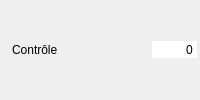
       <widget class="QWidget" name="widget_controle" native="true">
        <property name="minimumSize">
         <size>
          <width>200</width>
          <height>26</height>
         </size>
        </property>
        <layout class="QHBoxLayout" name="horizontalLayout_11">
         <property name="spacing">
          <number>2</number>
         </property>
         <property name="leftMargin">
          <number>3</number>
         </property>
         <property name="topMargin">
          <number>3</number>
         </property>
         <property name="rightMargin">
          <number>3</number>
         </property>
         <property name="bottomMargin">
          <number>3</number>
         </property>
         <item>
          <widget class="QLabel" name="label_21">
           <property name="text">
            <string/>
           </property>
           <property name="pixmap">
            <pixmap resource="../images/images.qrc">:/Aptitudes/controle.png</pixmap>
           </property>
          </widget>
         </item>
         <item>
          <widget class="QLabel" name="label_controle">
           <property name="text">
            <string>Contrôle</string>
           </property>
          </widget>
         </item>
         <item>
          <spacer name="horizontalSpacer_12">
           <property name="orientation">
            <enum>Qt::Horizontal</enum>
           </property>
           <property name="sizeHint" stdset="0">
            <size>
             <width>37</width>
             <height>12</height>
            </size>
           </property>
          </spacer>
         </item>
         <item>
          <widget class="QSpinBox" name="sp_controle">
           <property name="focusPolicy">
            <enum>Qt::NoFocus</enum>
           </property>
           <property name="autoFillBackground">
            <bool>true</bool>
           </property>
           <property name="frame">
            <bool>false</bool>
           </property>
           <property name="alignment">
            <set>Qt::AlignRight|Qt::AlignTrailing|Qt::AlignVCenter</set>
           </property>
           <property name="buttonSymbols">
            <enum>QAbstractSpinBox::NoButtons</enum>
           </property>
           <property name="suffix">
            <string/>
           </property>
           <property name="maximum">
            <number>9999999</number>
           </property>
           <property name="stepType">
            <enum>QAbstractSpinBox::DefaultStepType</enum>
           </property>
          </widget>
         </item>
        </layout>
       </widget>
